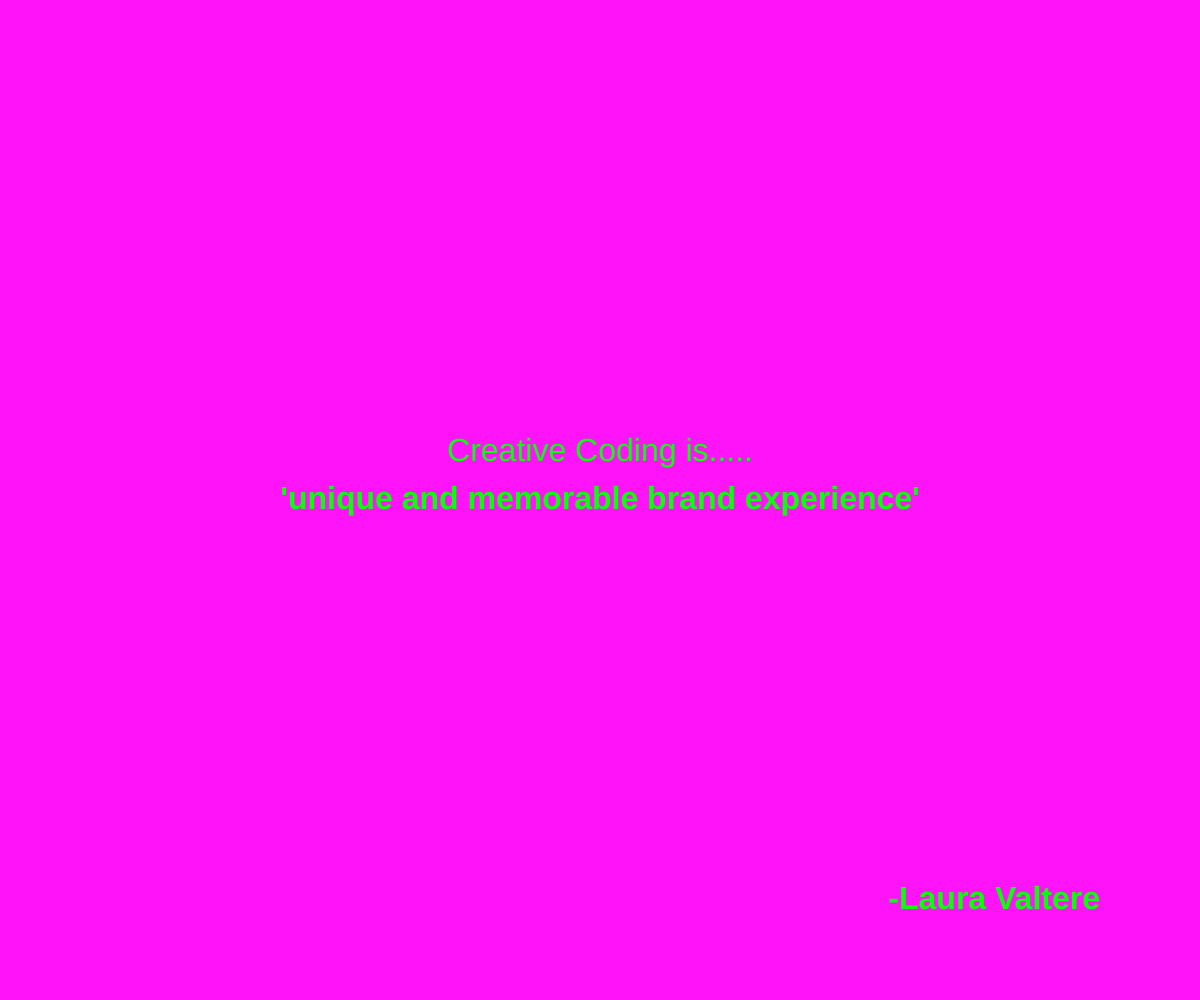
Frame 1 (no input)
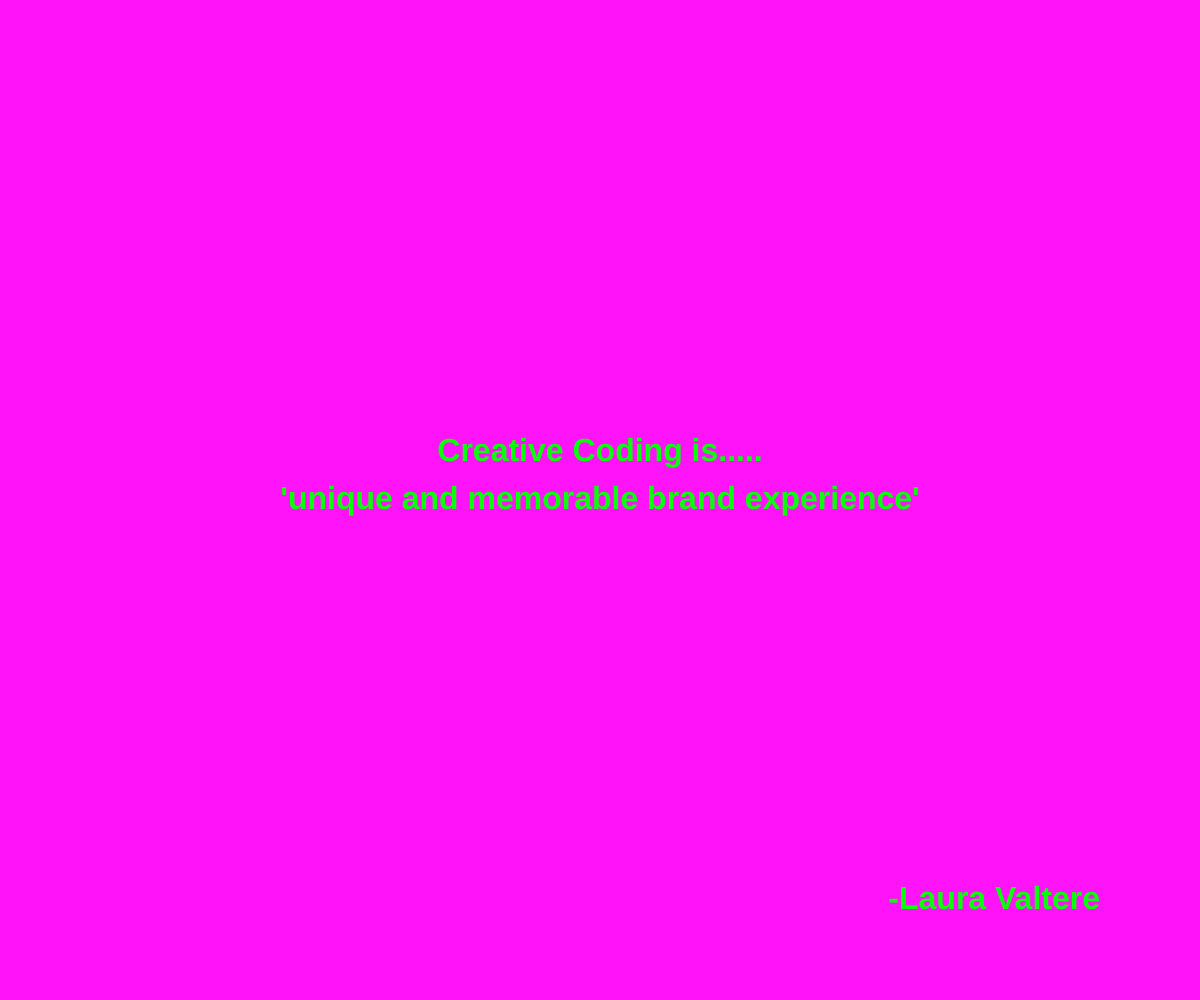
Frame 60 (no input)
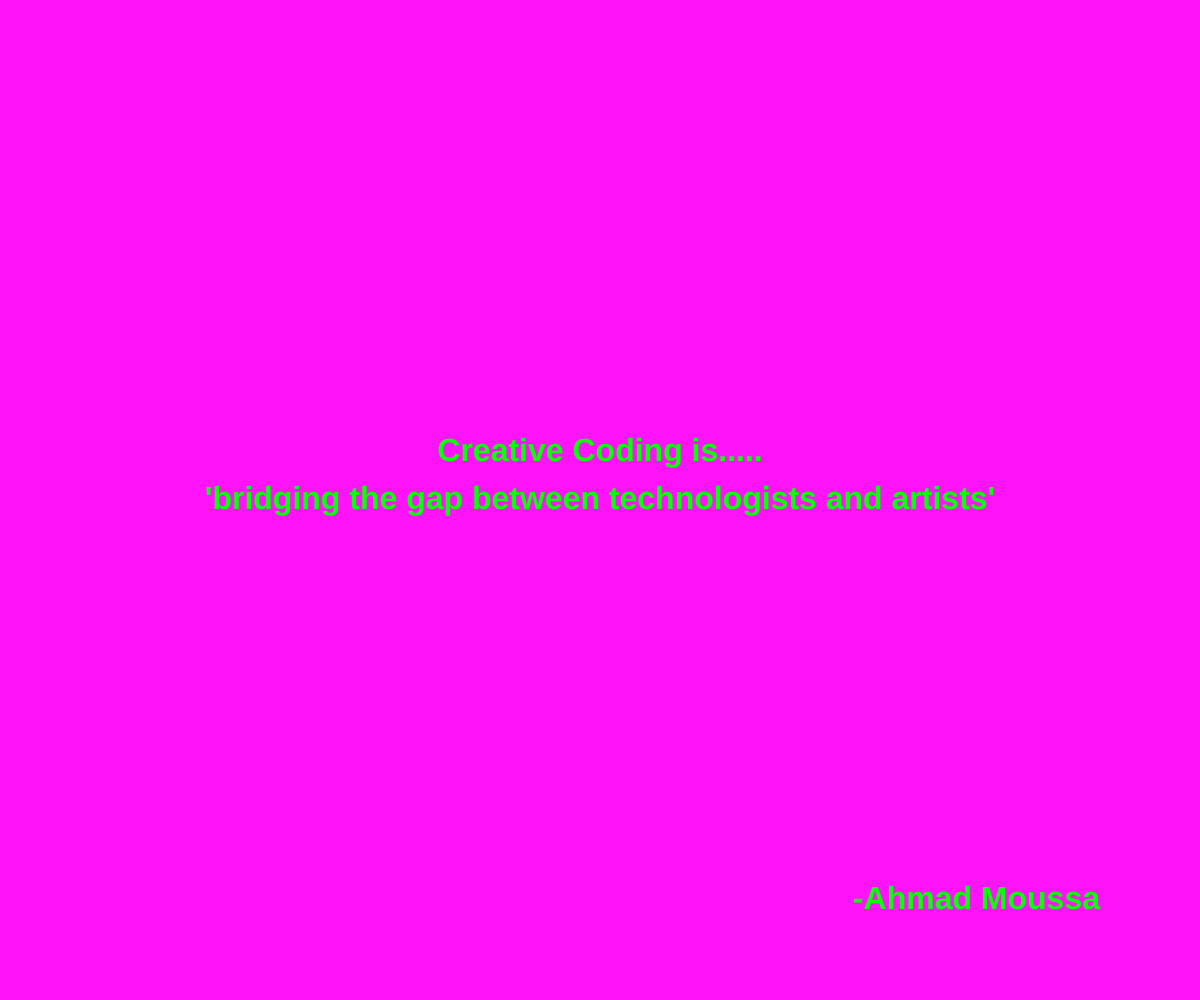
Frame 120 (the mouse pressed at the canvas centre since frame 60)

The p5.js sketch that drew these frames (run headless with seeded random() and noise() and a simulated clock; from frame 60 on, the mouse is pressed at the canvas centre):

// p5.js sketch
// ── sketch.js
// change the quotes in this array. Be mindful of the quotation marks!
// this is the only part of the file you need to edit!

const quotes = [
  { text: "aesthically pleasing with emotional impact", source: "Southern Methodist University" },
  { text: "unique and memorable brand experience", source: "Laura Valtere" },
  { text: "bridging the gap between technologists and artists", source: "Ahmad Moussa" },
  { text: "creative dialogue with the computer", source: "Tim Rodenbrocker" },
  { text: "the paintbrush and the computer is the canvas", source: "University of York" },
  { text: "experimental, playful, serendipitous, pushing boundaries", source: "Fabian Van Sluijs & Axelle van Wynsberghe" },
  { text: "an act of curiosity - an ongoing conversation with the unknown", source: "Patrik Hubner" },
  { text: "the world of computers and code to everyday experience", source: "Johnathan Minard" }
];
// no need to edit anything below this line! 
// if you have made an error, you can check your history to see what might have gone wrong

// a variable that holds the current quote
let current = [];

function setup() {
  createCanvas(windowWidth, windowHeight);
  // Seed with millis() so each page load gives a different quote.
  randomSeed(millis());
  textSize(32);
  fill(10, 255, 10);
  // calls the function to pick a quote
  pickQuote();
}

function pickQuote() {
  // take a random number and use that to identify what quote to use
  current = quotes[floor(random(quotes.length))];
}

function draw() {
  background(255, 20, 250); // set the background color
  drawQuote();  // draw the quote on screen
}

function drawQuote() {   // draw text
  textAlign(CENTER, CENTER);
  text("Creative Coding is.....", width / 2, height / 2 - 48);
  textStyle(BOLD);
  text("'" + current.text + "'", width / 2, height / 2);
  textAlign(RIGHT, CENTER);
  text("-" + current.source, width - 100, height - 100);

}

function windowResized() {
  resizeCanvas(windowWidth, windowHeight);
}

function newQuote() {
  pickQuote();
  redraw();
}

function mousePressed() {
  newQuote();
}
// ── readme.html
<!DOCTYPE html>
<html lang="en">
<head>
  <meta charset="UTF-8">
  <meta name="viewport" content="width=device-width, initial-scale=1.0">
  <title>"Creative Coding Is..."</title> <!--Title is here-->
  <!--Add style to your code Read W3Schools CSS Intro for more: https://www.w3schools.com/css/css_intro.asp -->
  <style>
    body {
      font-family: sans-serif;
      margin: 2em;
      color: #000000;
      background-color: #f0f0f0;
    }
  </style>
</head>
<body>
    <h1>"Creative Coding Is..."</h1>
    <p>a mixture of technology and art that allows people to find different ways to code <br> in an artististic way to bring out their imagination and creative.
    </p>

   <h2>Resources</h2>
   <ul>
    <li><a href="https://www.smu.edu/meadows/newsandevents/news/2023/what-is-creative-coding" target="_blank">SMU reference</a></li>
    <li><a href="https://diatomenterprises.com/blog/what-is-creative-coding/" target="_blank">Laura Valtere reference</a></li>
    <li><a href="https://www.gorillasun.de/blog/creative-coding-the-new-era/" target="_blank">Ahmad Moussa reference</a></li>
    <li><a href="https://trcc.timrodenbroeker.de/what-is-creative-coding/" target="_blank">Tim Rodenbroeker reference</a></li>
    <li><a href="https://subjectguides.york.ac.uk/digital-creativity/coding?type=dst?type=dst" target="_blank">University of York reference</a></li>
    <li><a href="https://medium.com/ccu-presents-hello-world/hello-world-exhibition-on-creative-coding-practices-7266170aaa7f" target="_blank">Axellee van Wynsbergh reference</a></li>
    <li><a href="https://www.patrik-huebner.com/creative-coding/" target="_blank">Patrick Hubner reference</a></li>
    <li><a href="https://watch.thirteen.org/video/-book-art-creative-coding/" target="_blank">Johnathan Minard reference</a></li>
   </ul>
</body>
</html>
